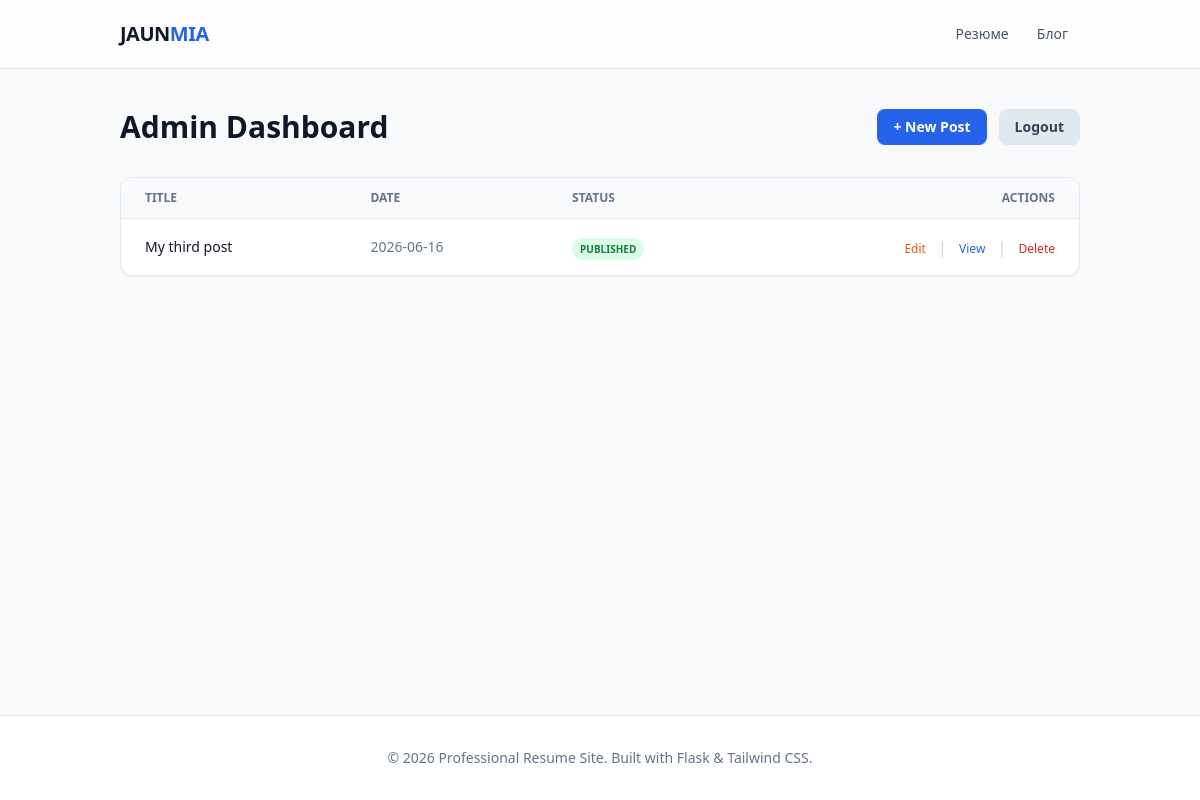
/admin/ (signed in), run on the app's committed database.
### blog/models.py (models this page shows, shortened)
class BlogPost(db.Model):
    __tablename__ = 'blog_posts'
    id = db.Column(db.Integer, primary_key=True)
    title = db.Column(db.String(200), nullable=False)
    slug = db.Column(db.String(200), unique=True, nullable=False) # URL-friendly version of title
    date_posted = db.Column(db.DateTime, default=datetime.utcnow)
    content = db.Column(db.Text, nullable=False)
    is_published = db.Column(db.Boolean, default=False)

### admin/routes.py (the view)
@admin_bp.route('/')
@login_required
def dashboard():
    posts = BlogPost.query.order_by(BlogPost.date_posted.desc()).all()
    return render_template('admin/dashboard.html', posts=posts)

### admin/routes.py (called while the page is built)
def login_required(f):
    @wraps(f)
    def decorated_function(*args, **kwargs):
        if not session.get('logged_in'):
            return redirect(url_for('admin.login'))
        return f(*args, **kwargs)
    return decorated_function

### templates/admin/dashboard.html (shortened to what this page needs)
{% extends "base.html" %}
{% block content %}
<div class="flex justify-between items-center mb-8">
    <h1 class="text-3xl font-bold text-slate-900">Admin Dashboard</h1>
    <div class="flex gap-3">
        <a href="{{ url_for('admin.create_post') }}" class="bg-blue-600 text-white px-4 py-2 rounded-lg text-sm font-semibold hover:bg-blue-700 transition-colors">
            + New Post
        </a>
        <a href="{{ url_for('admin.logout') }}" class="bg-slate-200 text-slate-700 px-4 py-2 rounded-lg text-sm font-semibold hover:bg-slate-300 transition-colors">
            Logout
        </a>
    </div>
</div>
<div class="bg-white rounded-xl border border-slate-200 shadow-sm overflow-hidden">
    <table class="w-full text-left border-collapse">
        <thead class="bg-slate-50 border-b border-slate-200">
            <tr>
                <th class="px-6 py-3 text-xs font-bold uppercase text-slate-500">Title</th>
                <th class="px-6 py-3 text-xs font-bold uppercase text-slate-500">Date</th>
                <th class="px-6 py-3 text-xs font-bold uppercase text-slate-500">Status</th>
                <th class="px-6 py-3 text-xs font-bold uppercase text-slate-500 text-right">Actions</th>
            </tr>
        </thead>
        <tbody class="divide-y divide-slate-100">
            {% for post in posts %}
            <tr class="hover:bg-slate-50 transition-colors">
                <td class="px-6 py-4 text-sm font-medium text-slate-900">{{ post.title }}</td>
                <td class="px-6 py-4 text-sm text-slate-500">{{ post.date_posted.strftime('%Y-%m-%d') }}</td>
                <td class="px-6 py-4">
                    {% if post.is_published %}
                    <span class="px-2 py-1 bg-green-100 text-green-700 text-[10px] font-bold rounded-full uppercase">Published</span>
                    {% else %}
                    <span class="px-2 py-1 bg-slate-100 text-slate-600 text-[10px] font-bold rounded-full uppercase">Draft</span>
                    {% endif %}
                </td>
                <td class="px-6 py-4 text-right space-x-2">
                    <a href="{{ url_for('admin.edit_post', post_id=post.id) }}" class="text-xs font-medium text-orange-600 hover:underline transition-colors">Edit</a>
                    {% if post.is_published %}
                    <span class="text-slate-300 mx-1">|</span>
                    <a href="{{ url_for('blog.post', slug=post.slug) }}" target="_blank" class="text-xs font-medium text-blue-600 hover:underline transition-colors">View</a>
                    {% endif %}
                    <span class="text-slate-300 mx-1">|</span>
                    <a href="{{ url_for('admin.delete_post', post_id=post.id) }}"
                       onclick="return confirm('Are you sure you want to delete this post? This action cannot be undone.')"
                       class="text-xs text-red-600 hover:underline">Delete</a>
                </td>
            </tr>
            {% else %}
            <tr>
                <td colspan="4" class="px-6 py-10 text-center text-slate-400 text-sm italic">
                    No posts found. Start writing!
                </td>
            </tr>
            {% endfor %}
        </tbody>
    </table>
</div>
{% endblock %}

### templates/base.html (style rules this page uses)
:root { --accent-color: #2563eb; }

### data on the page
BlogPost: title "My third post", date_posted "2026-06-16", is_published "PUBLISHED"
